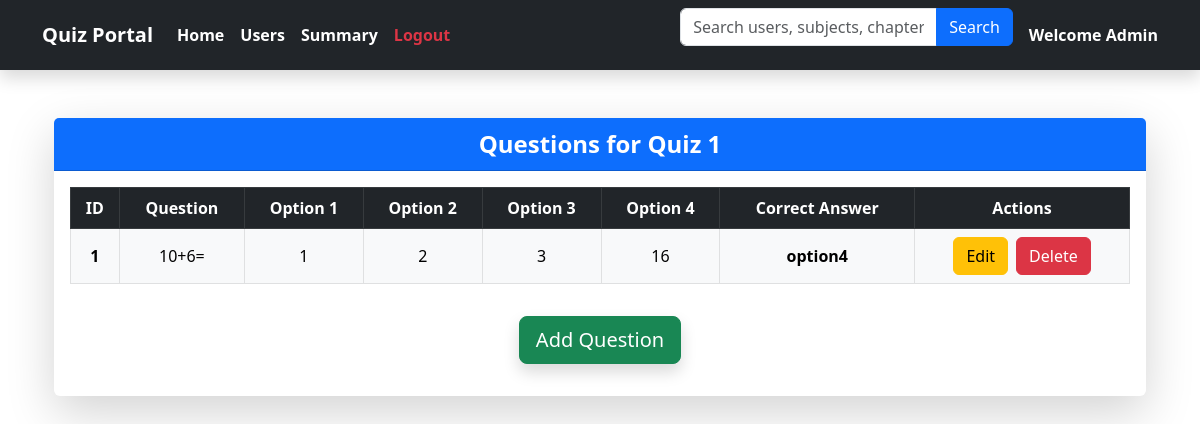
The page /quiz/1/questions on the database its author committed.
### backend/models.py (models this page shows)
class Quiz(db.Model):
    __tablename__ = 'quiz'
    id = db.Column(db.Integer, primary_key=True)
    chapter_id = db.Column(db.Integer, db.ForeignKey('chapter.id', ondelete='CASCADE'), nullable=False)
    quiz_name = db.Column(db.String, nullable=False)
    date_of_quiz = db.Column(db.DateTime, nullable=False)
    time_duration = db.Column(db.Time, nullable=False)
    questions = db.relationship('Question', backref='quiz',lazy=True, cascade='all, delete-orphan')
    scores = db.relationship('Score', backref='quiz',lazy=True, cascade='all, delete-orphan')

class Question(db.Model):
    __tablename__ = 'question'
    id = db.Column(db.Integer, primary_key=True)
    quiz_id = db.Column(db.Integer, db.ForeignKey('quiz.id', ondelete='CASCADE'), nullable=False)
    question_statement = db.Column(db.String, nullable=False)
    option1 = db.Column(db.String, nullable=False)
    option2 = db.Column(db.String, nullable=False)
    option3 = db.Column(db.String)
    option4 = db.Column(db.String)
    correct_answer = db.Column(db.String, nullable=False)

### app.py (the view)
@app.route('/quiz/<int:quiz_id>/questions')
def view_questions(quiz_id):
    quiz = Quiz.query.get_or_404(quiz_id)  # Fetch the quiz object
    questions = Question.query.filter_by(quiz_id=quiz_id).all()  # Fetch questions related to this quiz
    return render_template('view_questions.html', quiz=quiz, questions=questions)  # Pass 'quiz' to the template

### templates/view_questions.html (shortened to what this page needs)
{% extends "navbar.html" %}
{% block content %}
<div class="container mt-5">
    <div class="card shadow-lg border-0">
        <div class="card-header bg-primary text-white text-center fs-4 fw-bold">
            Questions for Quiz {{ quiz.id }}
        </div>
        <div class="card-body">
            <div class="table-responsive">
                <table class="table table-hover table-bordered text-center">
                    <thead class="table-dark">
                        <tr>
                            <th>ID</th>
                            <th>Question</th>
                            <th>Option 1</th>
                            <th>Option 2</th>
                            <th>Option 3</th>
                            <th>Option 4</th>
                            <th>Correct Answer</th>
                            <th>Actions</th>
                        </tr>
                    </thead>
                    <tbody class="align-middle">
                        {% for question in questions %}
                        <tr class="table-light">
                            <td class="fw-bold">{{ question.id }}</td>
                            <td>{{ question.question_statement }}</td>
                            <td>{{ question.option1 }}</td>
                            <td>{{ question.option2 }}</td>
                            <td>{{ question.option3 }}</td>
                            <td>{{ question.option4 }}</td>
                            <td class="fw-bold">{{ question.correct_answer }}</td>
                            <td>
                                <div class="d-flex justify-content-center gap-2">
                                    <a href="{{ url_for('edit_question', quiz_id=quiz.id, question_id=question.id) }}" class="btn btn-warning">Edit</a>
                                    <form action="{{ url_for('delete_question', quiz_id=quiz.id, question_id=question.id) }}" method="post">
                                        <button type="submit" class="btn btn-danger">Delete</button>
                                    </form>
                                </div>
                            </td>
                        </tr>
                        {% endfor %}
                    </tbody>
                </table>
            </div>
            <div class="text-center my-3">
                <a href="{{ url_for('add_question', quiz_id=quiz.id) }}" class="btn btn-success btn-lg shadow">Add Question</a>
            </div>
        </div>
    </div>
</div>
{% endblock %}

### rows shown on the page
Quiz: id "1"
Question: id "1", question_statement "10+6=", option1 "1", option2 "2", option3 "3", option4 "16", correct_answer "option4"
